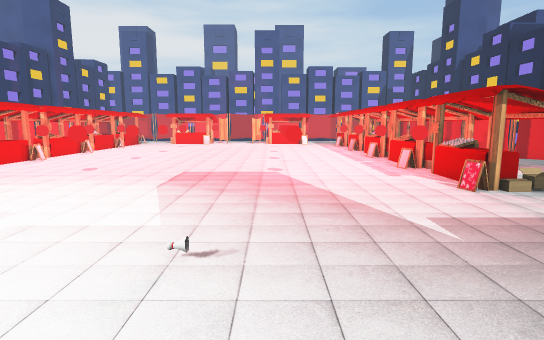
view 1 (above)

24 first-person views from a walk through a Unity game level. The camera is 1.4 m above the floor, tilts 8° down and sees 80° across. The floor is counted in squares, 1 m on a side. Each view is taken from the middle of a square. On the plan, view 1 faces up. The plan holds only what a view shows up to about 15 squares ahead; the rest is blank. The place goes on beyond the plan. The player character is not drawn. Some animated figures are left out. Some surface patterns are stand-ins.

view 2
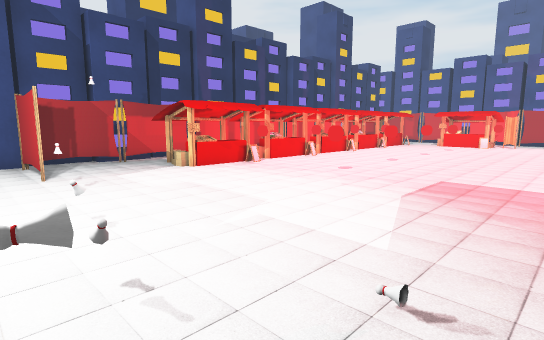

view 3
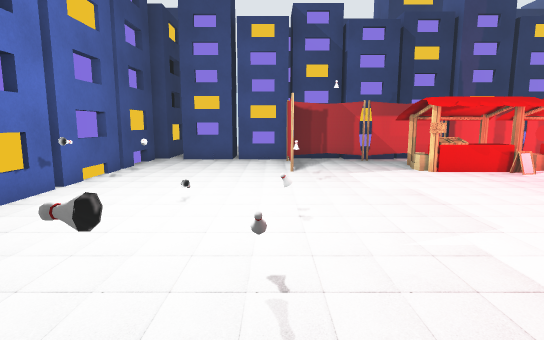

view 4
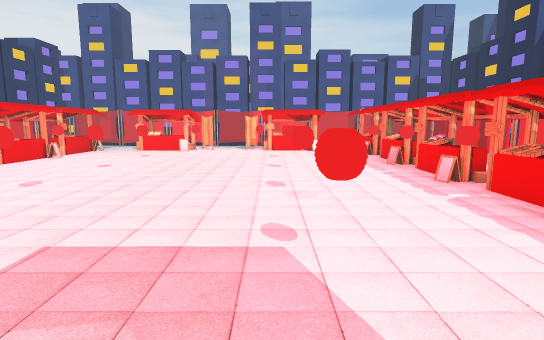

view 5
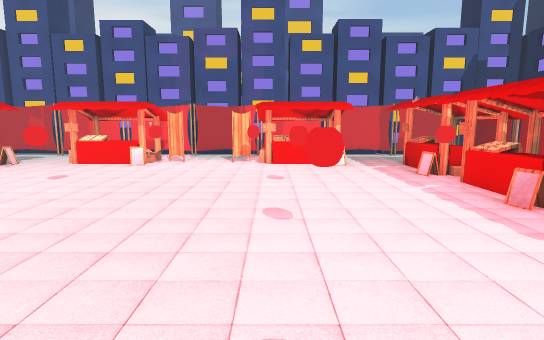

view 6
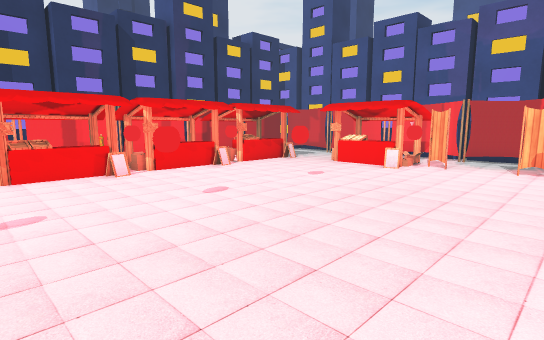

view 7
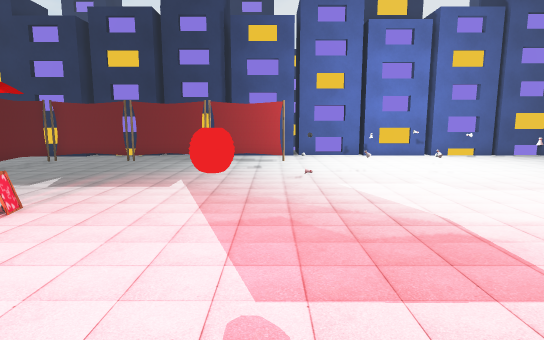

view 8
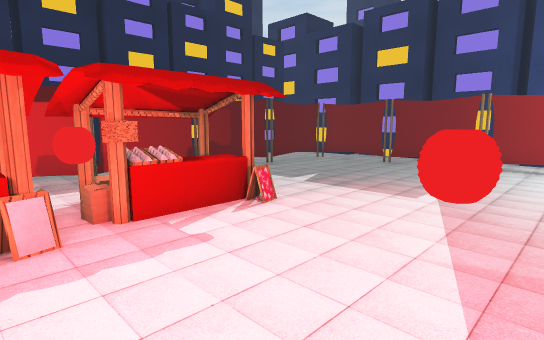

view 9
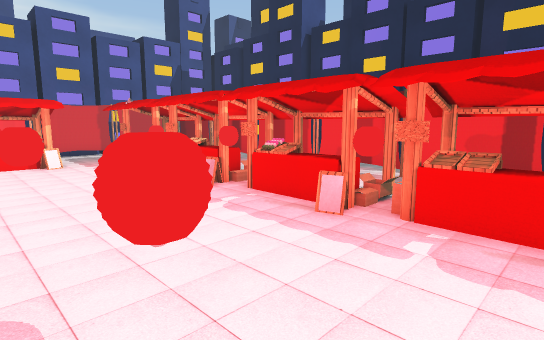

view 10
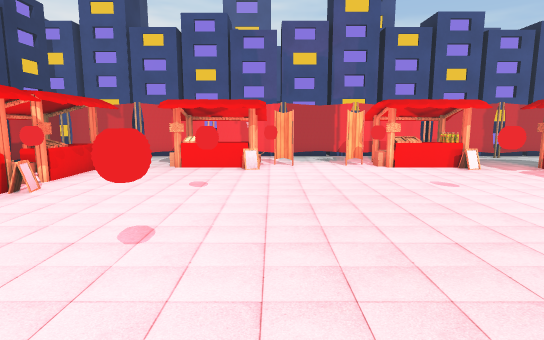

view 11
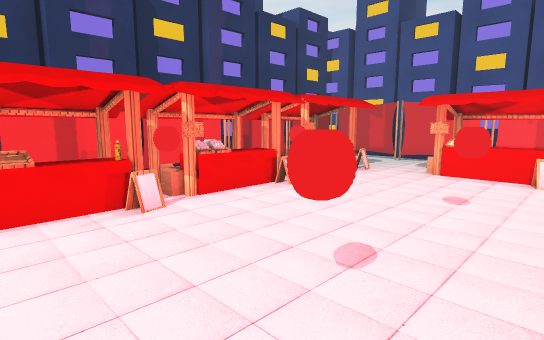

view 12
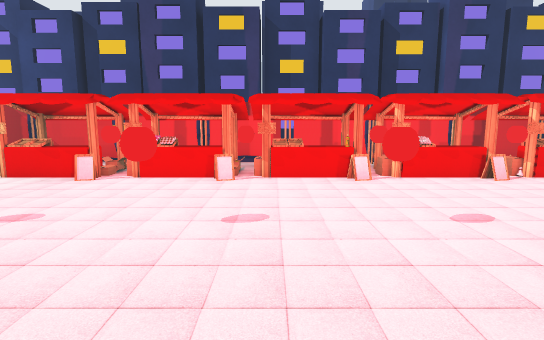

view 13
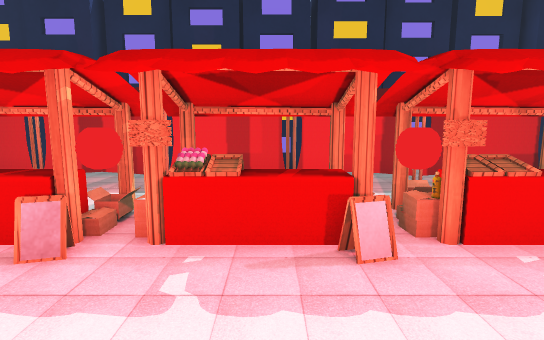

view 14
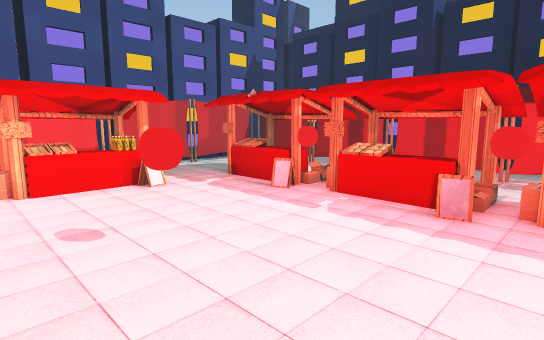

view 15
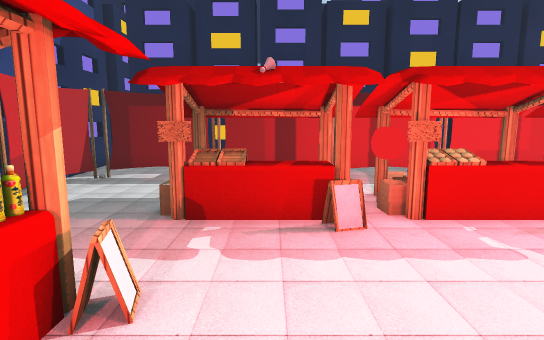

view 16
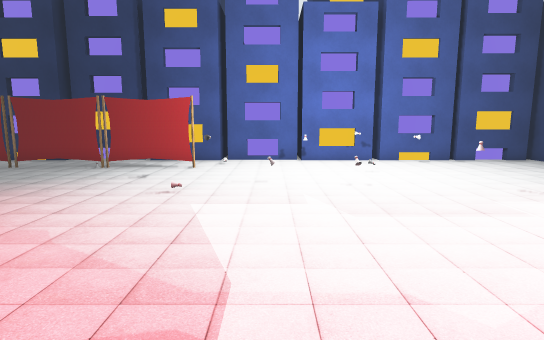

view 17
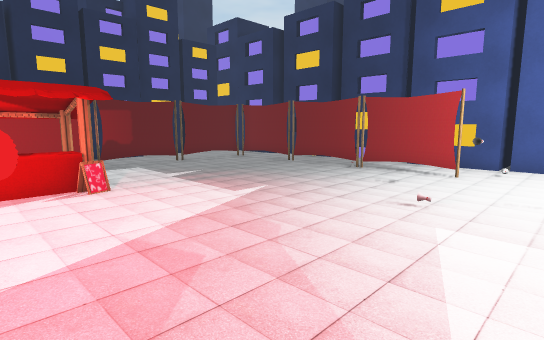

view 18
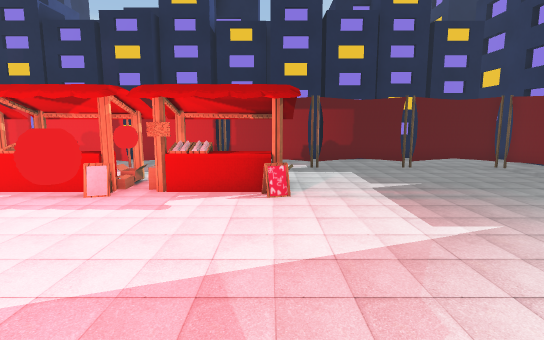

view 19
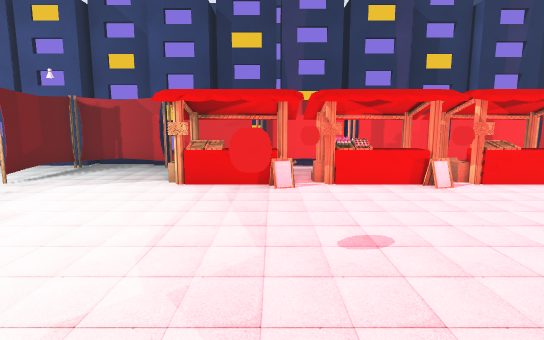

view 20
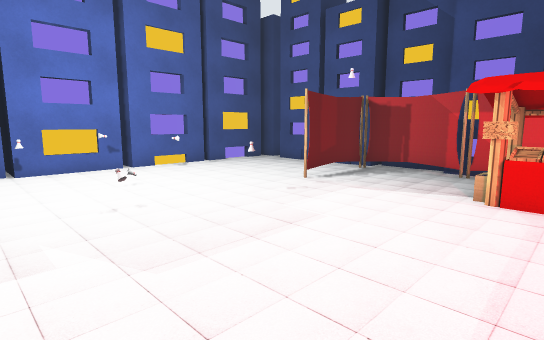

view 21
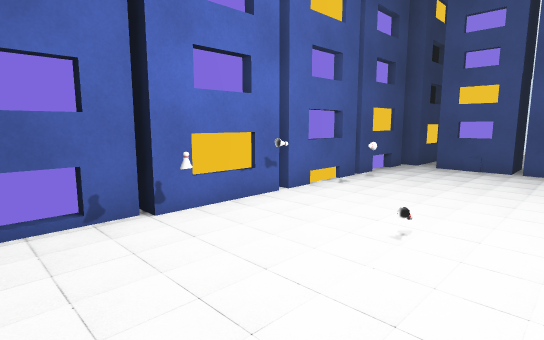

view 22
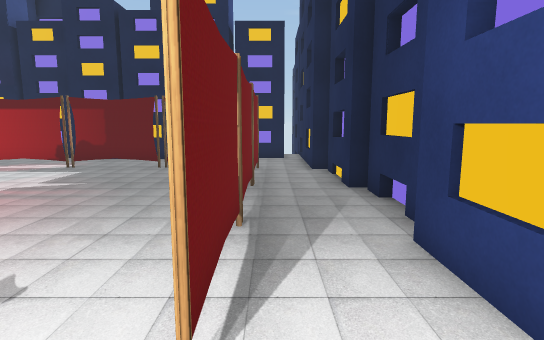

view 23
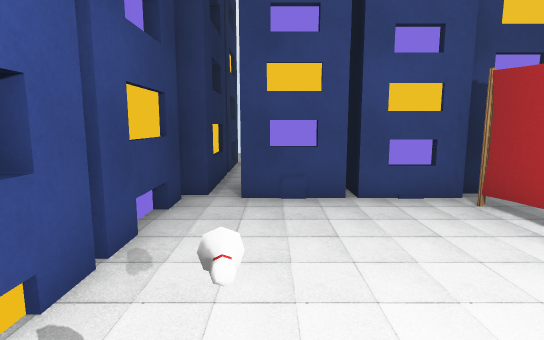

view 24
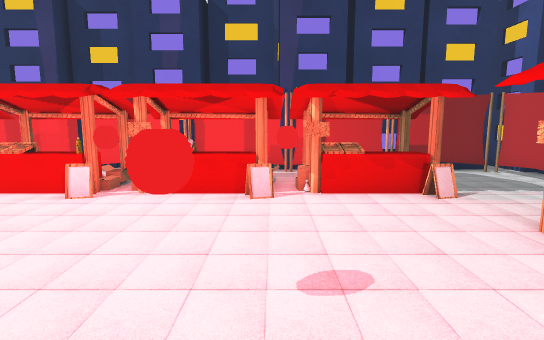

### Floor plan
Key: @ floor where view 1 was taken; # wall or solid block; . floor; O other object.
Columns run from 16 left of view 1 to 11 right of it. Each row starts with its distance up from view 1.
 29     OO         OO
 28   ##OO#O O O#O OO O#O O#O ##
 27    OOOOOOOOOOOOOOOOOOOOOOO #
 26    O.....  .O....  O.....O.O
 25 O  #.....OOO....OOO......O.
 24 O  OO....OOOO..OOOO...O..O.O
 23 O  O OOO...OO..O..O..OOO.O O
 22 OOOO OO..............OOO O O
 21 OOOO.OO.............OOOO O O
 20 O  O.OOO............OOOO.O.
 19   OO OO....O.....O...OOO.O.
 18   #O OO..............OOO.O.#
 17    O OOO............OOOO.O.O
 16    # OOO...O.....O...OOO.O.#
 15   OO.OO..............OOO.O O
 14   #O.OO.............OOOO.O #
 13   #O.OOO.............OOO.O.O
 12   ## OO....O.....O...OOO.O.#
 11  OOO OO..............OOO.O.
 10 OOOO.OOO............OOOO.O.
  9 O #O OOO...O.....O...OOO.O.
  8 O OO OO..............OOO.O.
  7    #.OO.............OOOO.O.#
  6    O.....................O.O
  5    O.....................O.#
  4   OO.....................O.O
  3   #OOOO.O................O.#
  2   #O.......O.O...........O.
  1   ##...........O.........O.
  0  OOO............@........O.
 -1    O....O.......OOOOOOOOO..
 -2 #OO.......O.O............OO#
 -3 OO #OO#OO#OO#O##OO#OO#OO# OO
 -4 O        #  #  #           O

Where each view was taken, in squares from view 1:
view 1: 0 up, 0 right, facing up
view 2: 1 up, 0 right, facing up-left
view 3: 2 up, 0 right, facing left
view 4: 6 up, 0 right, facing up
view 5: 12 up, 0 right, facing up
view 6: 13 up, 0 right, facing up-left
view 7: 12 up, 0 right, facing down
view 8: 11 up, 0 right, facing down-right
view 9: 11 up, 0 right, facing up-right
view 10: 13 up, 4 left, facing up
view 11: 14 up, 4 left, facing up-left
view 12: 14 up, 1 left, facing left
view 13: 15 up, 1 right, facing right
view 14: 16 up, 1 left, facing up-right
view 15: 22 up, 0 right, facing right
view 16: 10 up, 3 left, facing down
view 17: 9 up, 3 left, facing down-right
view 18: 7 up, 2 left, facing right
view 19: 9 up, 2 left, facing left
view 20: 8 up, 3 left, facing down-left
view 21: 2 up, 2 left, facing down-left
view 22: 1 down, 2 left, facing right
view 23: 1 down, 7 left, facing left
view 24: 20 up, 3 left, facing left
